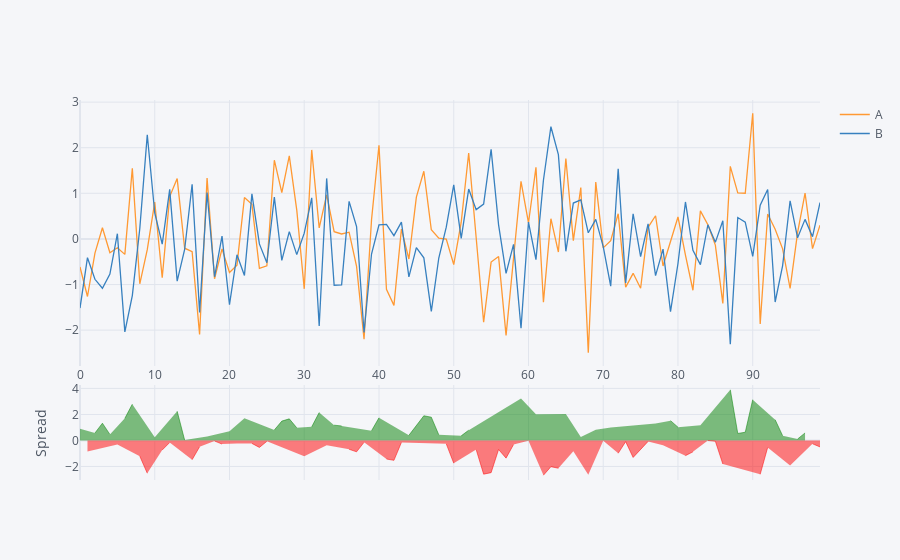

The notebook cell saved with this chart:
### Code cell
#spread - for stock data
df[['A','B']].iplot(kind='spread')
